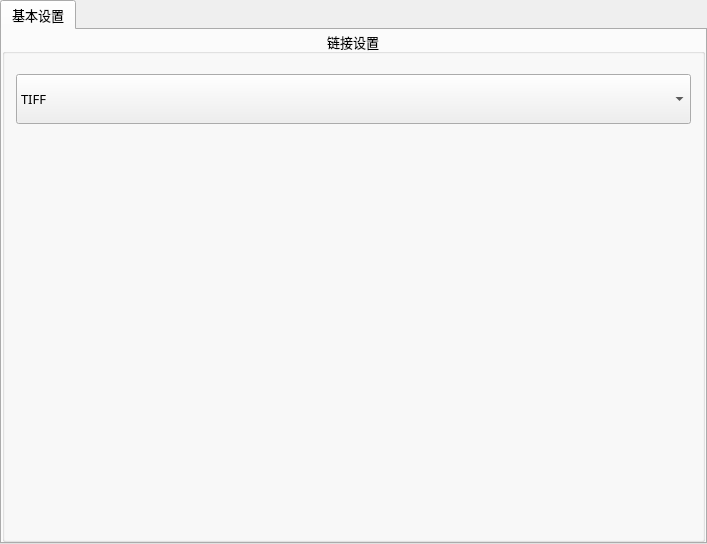
<?xml version="1.0" encoding="UTF-8"?>
<ui version="4.0">
 <class>frmRunFlowToolClass</class>
 <widget class="QWidget" name="frmRunFlowToolClass">
  <property name="geometry">
   <rect>
    <x>0</x>
    <y>0</y>
    <width>707</width>
    <height>544</height>
   </rect>
  </property>
  <property name="sizePolicy">
   <sizepolicy hsizetype="Preferred" vsizetype="Preferred">
    <horstretch>0</horstretch>
    <verstretch>0</verstretch>
   </sizepolicy>
  </property>
  <property name="minimumSize">
   <size>
    <width>500</width>
    <height>270</height>
   </size>
  </property>
  <property name="maximumSize">
   <size>
    <width>16777215</width>
    <height>16777215</height>
   </size>
  </property>
  <property name="windowTitle">
   <string>接受设置</string>
  </property>
  <layout class="QVBoxLayout" name="verticalLayout">
   <property name="spacing">
    <number>0</number>
   </property>
   <property name="leftMargin">
    <number>0</number>
   </property>
   <property name="topMargin">
    <number>0</number>
   </property>
   <property name="rightMargin">
    <number>0</number>
   </property>
   <property name="bottomMargin">
    <number>0</number>
   </property>
   <item>
    <widget class="QTabWidget" name="tabWidget">
     <property name="sizePolicy">
      <sizepolicy hsizetype="Preferred" vsizetype="Preferred">
       <horstretch>0</horstretch>
       <verstretch>0</verstretch>
      </sizepolicy>
     </property>
     <property name="minimumSize">
      <size>
       <width>0</width>
       <height>0</height>
      </size>
     </property>
     <property name="maximumSize">
      <size>
       <width>16777215</width>
       <height>16777215</height>
      </size>
     </property>
     <property name="font">
      <font>
       <family>微软雅黑</family>
       <pointsize>10</pointsize>
      </font>
     </property>
     <property name="currentIndex">
      <number>0</number>
     </property>
     <widget class="QWidget" name="tab">
      <attribute name="title">
       <string>基本设置</string>
      </attribute>
      <layout class="QVBoxLayout" name="verticalLayout_2" stretch="1">
       <property name="spacing">
        <number>0</number>
       </property>
       <property name="leftMargin">
        <number>0</number>
       </property>
       <property name="topMargin">
        <number>0</number>
       </property>
       <property name="rightMargin">
        <number>0</number>
       </property>
       <property name="bottomMargin">
        <number>0</number>
       </property>
       <item>
        <widget class="QGroupBox" name="groupC2">
         <property name="minimumSize">
          <size>
           <width>0</width>
           <height>100</height>
          </size>
         </property>
         <property name="font">
          <font>
           <family>微软雅黑</family>
           <pointsize>10</pointsize>
          </font>
         </property>
         <property name="title">
          <string>链接设置</string>
         </property>
         <property name="alignment">
          <set>Qt::AlignCenter</set>
         </property>
         <layout class="QVBoxLayout" name="verticalLayout_3" stretch="1,8">
          <property name="topMargin">
           <number>20</number>
          </property>
          <item>
           <widget class="QComboBox" name="cbx_ImgInPut">
            <property name="sizePolicy">
             <sizepolicy hsizetype="Preferred" vsizetype="Preferred">
              <horstretch>0</horstretch>
              <verstretch>0</verstretch>
             </sizepolicy>
            </property>
            <property name="minimumSize">
             <size>
              <width>0</width>
              <height>40</height>
             </size>
            </property>
            <property name="editable">
             <bool>false</bool>
            </property>
            <property name="currentIndex">
             <number>4</number>
            </property>
            <item>
             <property name="text">
              <string>JPG</string>
             </property>
            </item>
            <item>
             <property name="text">
              <string>JPEG</string>
             </property>
            </item>
            <item>
             <property name="text">
              <string>PNG</string>
             </property>
            </item>
            <item>
             <property name="text">
              <string>BMP</string>
             </property>
            </item>
            <item>
             <property name="text">
              <string>TIFF</string>
             </property>
            </item>
           </widget>
          </item>
          <item>
           <spacer name="verticalSpacer">
            <property name="orientation">
             <enum>Qt::Vertical</enum>
            </property>
            <property name="sizeHint" stdset="0">
             <size>
              <width>20</width>
              <height>416</height>
             </size>
            </property>
           </spacer>
          </item>
         </layout>
        </widget>
       </item>
      </layout>
     </widget>
    </widget>
   </item>
  </layout>
 </widget>
 <layoutdefault spacing="6" margin="11"/>
 <resources>
  <include location="../../../QApplication/saribbonresouce.qrc"/>
  <include location="../../../QApplication/saribbonresouce.qrc"/>
 </resources>
 <connections/>
</ui>
